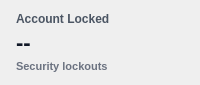
          <widget class="QFrame" name="cardAccountLocked">
           <property name="minimumSize">
            <size>
             <width>0</width>
             <height>85</height>
            </size>
           </property>
           <property name="maximumSize">
            <size>
             <width>16777215</width>
             <height>85</height>
            </size>
           </property>
           <property name="styleSheet">
            <string notr="true">QFrame#cardAccountLocked {
    background-color: #fef2f2;
    border: 1px solid #fecaca;
    border-radius: 8px;
}</string>
           </property>
           <layout class="QVBoxLayout" name="cardAccountLockedLayout">
            <property name="spacing">
             <number>4</number>
            </property>
            <property name="leftMargin">
             <number>16</number>
            </property>
            <property name="topMargin">
             <number>12</number>
            </property>
            <property name="rightMargin">
             <number>16</number>
            </property>
            <property name="bottomMargin">
             <number>12</number>
            </property>
            <item>
             <widget class="QLabel" name="cardAccountLockedTitle">
              <property name="styleSheet">
               <string notr="true">color: #4b5563; font-size: 12px; font-weight: 500; background: transparent;</string>
              </property>
              <property name="text">
               <string>Account Locked</string>
              </property>
             </widget>
            </item>
            <item>
             <widget class="QLabel" name="cardAccountLockedValue">
              <property name="styleSheet">
               <string notr="true">color: #111827; font-size: 22px; font-weight: bold; background: transparent;</string>
              </property>
              <property name="text">
               <string>--</string>
              </property>
             </widget>
            </item>
            <item>
             <widget class="QLabel" name="cardAccountLockedSubLabel">
              <property name="styleSheet">
               <string notr="true">color: #6b7280; font-size: 11px; font-weight: 500; background: transparent;</string>
              </property>
              <property name="text">
               <string>Security lockouts</string>
              </property>
             </widget>
            </item>
           </layout>
          </widget>
